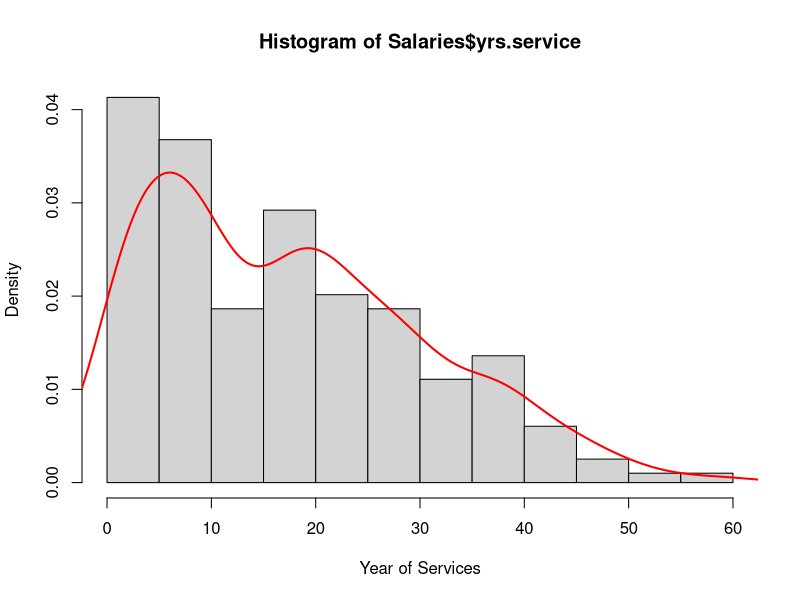
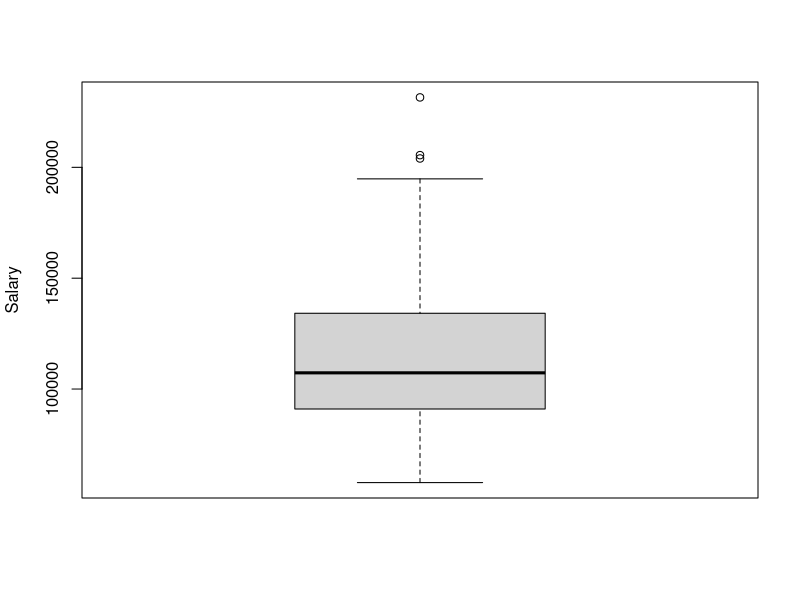
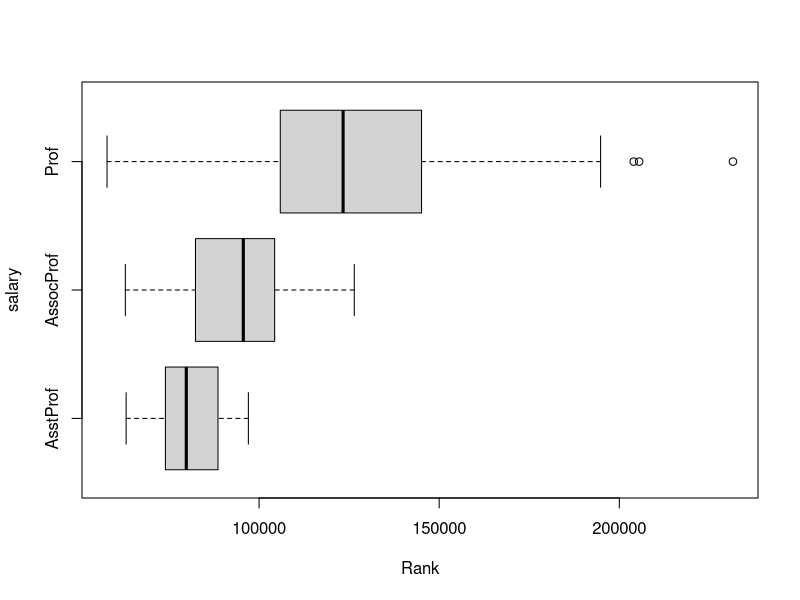
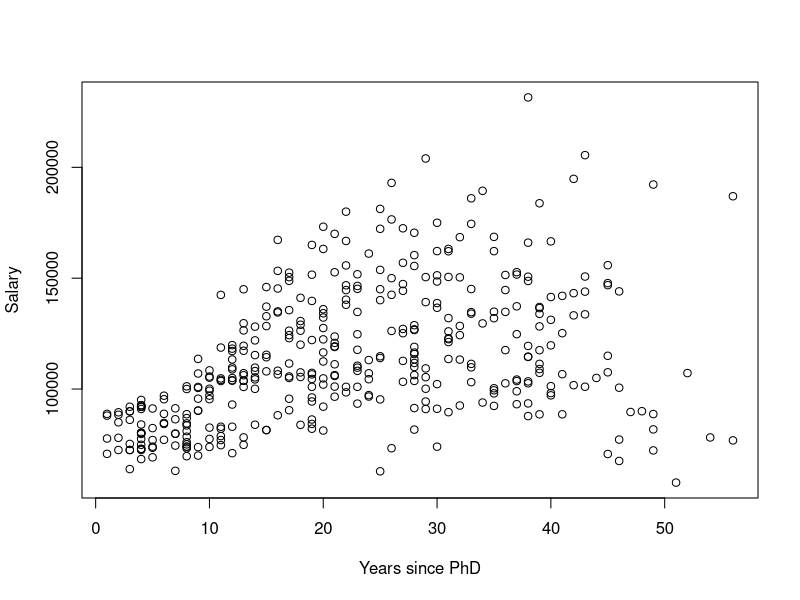
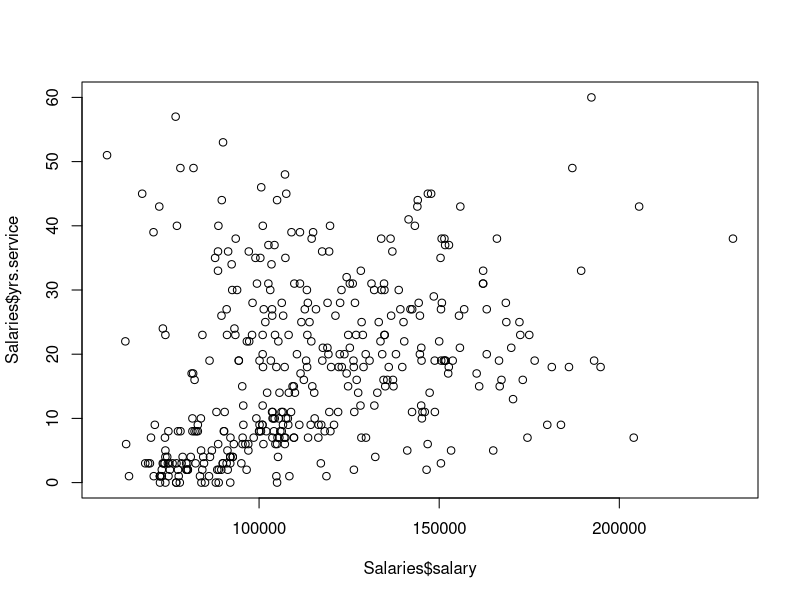
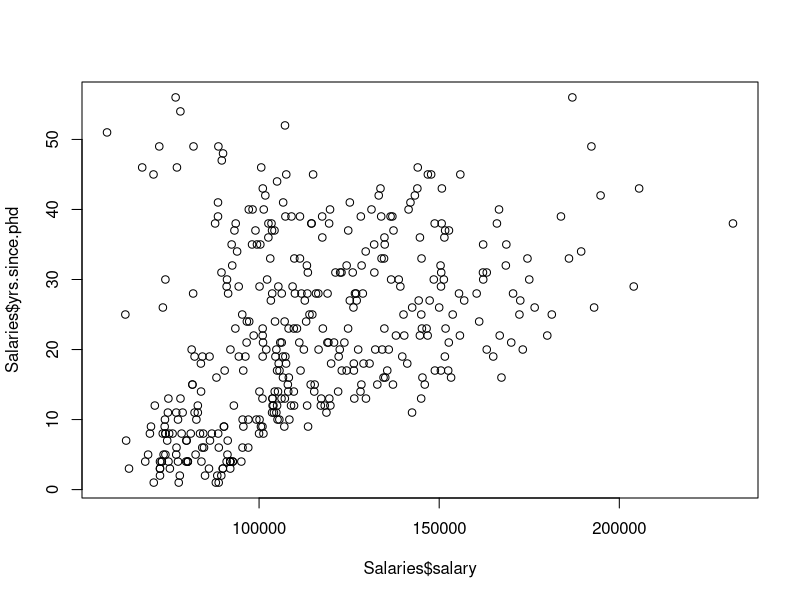
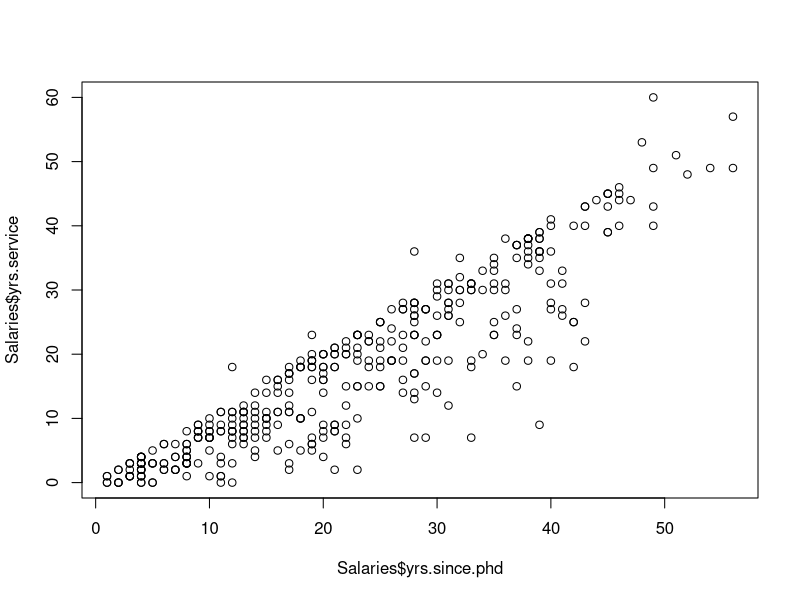

Here is the R script that generated these plots, in order:
# 20C14001 - Le Duong Tuan Anh
install.packages("car")
library(car)
data(Salaries)

####### Additional Question #1
# 1. Count rank/sex
counts <- table(Salaries$rank, Salaries$sex)
counts
# Proportions
ptab <- prop.table(counts, margin=1)
ptab
# 2. Histogram with proportions
hist(Salaries$yrs.service, prob = TRUE, xlab="Year of Services")
lines(density(Salaries$yrs.service), lwd = 2, col = "red")
# 3. boxplot salary
boxplot(Salaries$salary, ylab="Salary")
# 4. boxplot salary by rank
boxplot(Salaries$salary ~ Salaries$rank, xlab="Rank", ylab="salary", horizontal = TRUE)


####### Additional Question #2
# 1. plot salary vs years since phd
plot(Salaries$salary ~ Salaries$yrs.since.phd, xlab="Years since PhD", ylab = "Salary")

# 2. correlation 
# print correlation between all numeric cols
cor(Salaries[, c(3,4,6)])
# correlation between years of services vs year since phd is high (>0.9)
plot(Salaries$yrs.service ~ Salaries$salary)
plot(Salaries$yrs.since.phd ~ Salaries$salary)
plot(Salaries$yrs.service ~ Salaries$yrs.since.phd)
